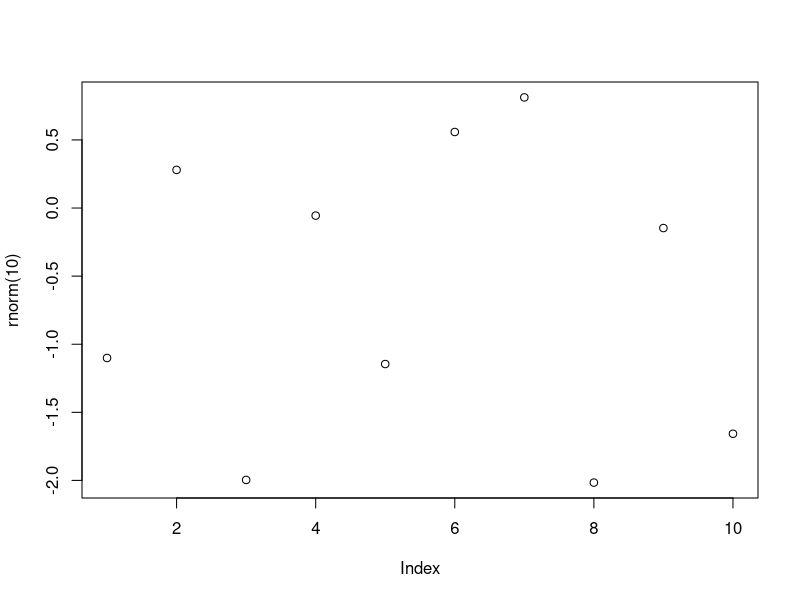
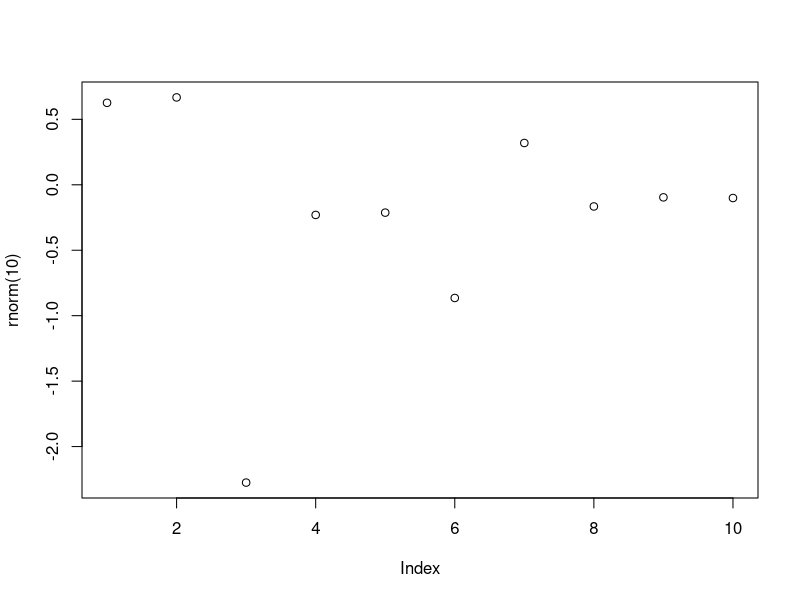
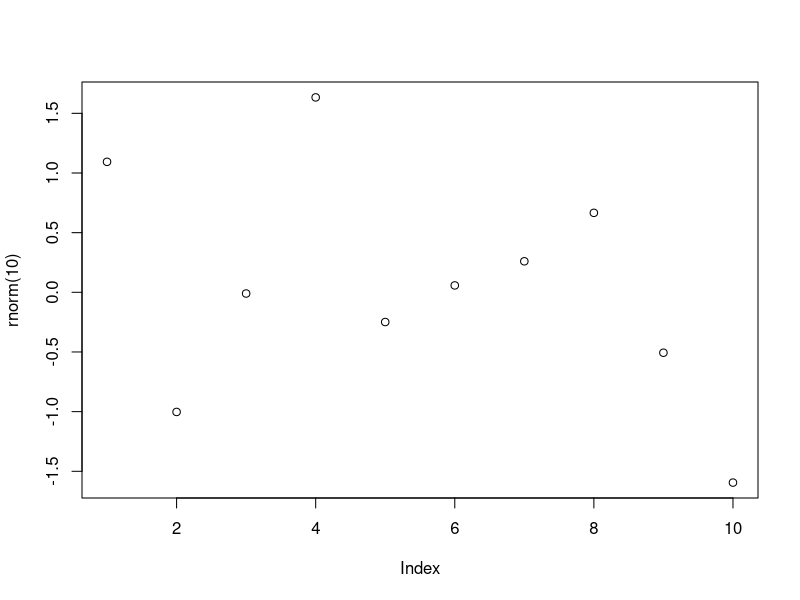

Write the R code that produced these figures, in order.
## ---- chunk 1
##here I plot some numbers
plot (rnorm (10))
## ---- chunk 2
##here I plot some numbers
plot (rnorm (10))
## ---- chunk 3
##here I plot some numbers
plot (rnorm (10))
greeting = "hello"
## ---- chunk 4
greeting
